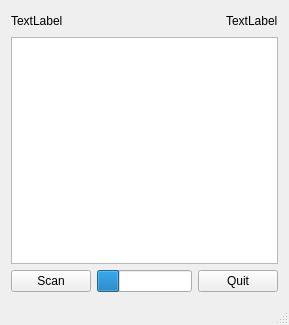
<?xml version="1.0" encoding="UTF-8"?>
<ui version="4.0">
 <class>setuptool</class>
 <widget class="QMainWindow" name="setuptool">
  <property name="geometry">
   <rect>
    <x>0</x>
    <y>0</y>
    <width>289</width>
    <height>325</height>
   </rect>
  </property>
  <property name="maximumSize">
   <size>
    <width>700</width>
    <height>700</height>
   </size>
  </property>
  <property name="windowTitle">
   <string>setuptool</string>
  </property>
  <widget class="QWidget" name="centralWidget">
   <layout class="QGridLayout" name="gridLayout">
    <item row="0" column="0">
     <layout class="QVBoxLayout" name="verticalLayout">
      <item>
       <layout class="QHBoxLayout" name="horizontalLayout">
        <item>
         <widget class="QLabel" name="readytostartLabel">
          <property name="text">
           <string>TextLabel</string>
          </property>
         </widget>
        </item>
        <item>
         <spacer name="horizontalSpacer">
          <property name="orientation">
           <enum>Qt::Horizontal</enum>
          </property>
          <property name="sizeHint" stdset="0">
           <size>
            <width>40</width>
            <height>20</height>
           </size>
          </property>
         </spacer>
        </item>
        <item>
         <widget class="QLabel" name="receiveLabel">
          <property name="text">
           <string>TextLabel</string>
          </property>
         </widget>
        </item>
       </layout>
      </item>
      <item>
       <widget class="QListWidget" name="listWidget"/>
      </item>
      <item>
       <layout class="QHBoxLayout" name="horizontalLayout_2">
        <item>
         <widget class="QPushButton" name="scanPushButton">
          <property name="text">
           <string>Scan</string>
          </property>
         </widget>
        </item>
        <item>
         <widget class="QProgressBar" name="scanprogressBar">
          <property name="value">
           <number>24</number>
          </property>
          <property name="textVisible">
           <bool>false</bool>
          </property>
         </widget>
        </item>
        <item>
         <widget class="QPushButton" name="quitPushButton">
          <property name="text">
           <string>Quit</string>
          </property>
         </widget>
        </item>
       </layout>
      </item>
     </layout>
    </item>
   </layout>
  </widget>
  <widget class="QMenuBar" name="menuBar">
   <property name="geometry">
    <rect>
     <x>0</x>
     <y>0</y>
     <width>289</width>
     <height>21</height>
    </rect>
   </property>
  </widget>
  <widget class="QStatusBar" name="statusBar"/>
 </widget>
 <layoutdefault spacing="6" margin="11"/>
 <resources/>
 <connections/>
</ui>
